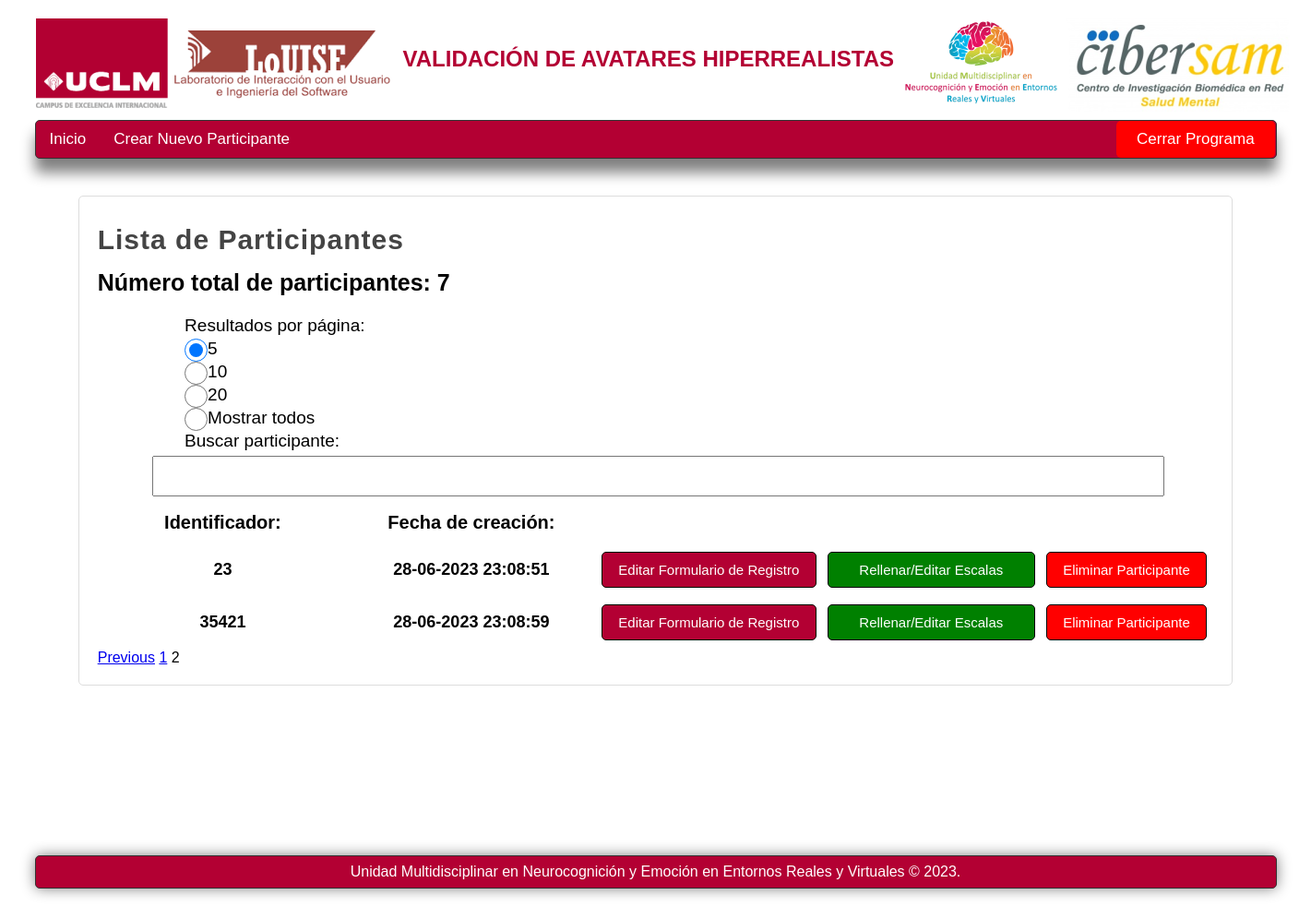
The app's page /listaparticipantes/control/?page=2&results=5 with its own data.
### appcarasrealistas.py (models this page shows)
class Formularioregistro(db.Model):
    __bind_key__ = 'datosappcarasrealistas'
    idparticipante = db.Column(db.Integer, primary_key=True)
    fechacreacion = db.Column(db.Text)
    fechaultimamodificacion = db.Column(db.Text)
    nhcparticipante = db.Column(db.Text)
    edad = db.Column(db.Text)
    genero = db.Column(db.Text)
    textogenero = db.Column(db.Text)
    etnia = db.Column(db.Text)
    estadocivil = db.Column(db.Text)
    provinciaresidencia = db.Column(db.Text)
    textoprovinciaresidencia = db.Column(db.Text)
    residencia = db.Column(db.Text)
    estudios = db.Column(db.Text)
    situacionprofesional = db.Column(db.Text)
    textosituacionprofesional = db.Column(db.Text)
    profesion = db.Column(db.Text)

### appcarasrealistas.py (the view)
@appcarasrealistas.route("/listaparticipantes/<string:tipoparticipante>/", methods=["GET", "POST"])
def listaparticipantes(tipoparticipante=""):
    if tipoparticipante == "control":
        nombretablabd = Formularioregistro
        tipolayout = 'layoutinicio2.html'
    listaparticipantes = nombretablabd.query.all()
    numeroparticipantes = len(listaparticipantes)
    page = int(request.args.get('page', 1))
    results_per_page = request.args.get('results', RESULTS_PER_PAGE_OPTIONS[0])
    if results_per_page == "all":
        results_per_page = numeroparticipantes
    else:
        results_per_page = int(results_per_page)
    search_query = request.args.get('search', '').strip()
    if search_query:
        listaparticipantes = [participante for participante in listaparticipantes if search_query in participante.nhcparticipante]
    total_pages = math.ceil(len(listaparticipantes) / results_per_page)
    start_index = (page - 1) * results_per_page
    end_index = start_index + results_per_page
    paginated_participantes = listaparticipantes[start_index:end_index]
    return render_template(
        "listaparticipantes.html",
        tipolayout=tipolayout,
        tipoparticipante=tipoparticipante,
        listaparticipantes=paginated_participantes,
        numeroparticipantes=numeroparticipantes,
        total_pages=total_pages,
        current_page=page,
        results_per_page=results_per_page,
        results_per_page_options=RESULTS_PER_PAGE_OPTIONS,
        search_query=search_query
    )

### templates/listaparticipantes.html (shortened to what this page needs)
{% extends tipolayout %}
{% block nav %}
    <li>
        <a href="/">Inicio</a>
    </li>
    {% if tipoparticipante == "control"%}
        <li>
            <a href="/formularioregistro/control">Crear Nuevo Participante</a>
        </li>
        <li>
            <a class="cerrarprogramabipolares1" href="/salir" onclick="return confirm('¿Estas seguro de que deseas cerrar el programa?')">Cerrar Programa</a>
        </li>
    {% endif %}
{% endblock %}
{% block content %}
    {% if tipoparticipante == "control"%}
        <h1 class="titulo2">Lista de Participantes</h1>
    {% endif %}
    <h3>Número total de participantes: {{ numeroparticipantes }}</h3>
    <br>
    <form method="get" action="/listaparticipantes/{{ tipoparticipante }}/" class="results-per-page-form">
        <label for="results-per-page-select">Resultados por página:</label>
        {% for option in results_per_page_options %}
            <label>
                <input type="radio" name="results" value="{{ option }}" {% if option == results_per_page %}checked{% endif %} onchange="this.form.submit()">
                {% if option == "all" %}
                    Mostrar todos
                {% else %}
                    {{ option }}
                {% endif %}
            </label>
        {% endfor %}
    </form>
    <form method="get" action="/listaparticipantes/{{ tipoparticipante }}/" class="search-form">
        <label for="search-input">Buscar participante:</label>
        <input type="text" id="search-input" name="search" value="{{ search_query }}" oninput="this.form.submit()" style="cursor: text;">
    </form>
    <div class="divtable">
        <table>
            <thead class="theadtable">
                <tr>
                    <td class="titulostablas1">Identificador:</td>
                    <td class="titulostablas1">Fecha de creación:</td>
                    <td class="titulostablas3"></td>
                    <td class="titulostablas4"></td>
                    <td class="titulostablas5"></td>
                </tr>
            </thead>
            <tbody class="tbodytable">
                {% for participante in listaparticipantes %}
                    <tr>
                        <td class="contenidotabla0">{{ participante.nhcparticipante }}</td>
                        <td class="contenidotabla0">{{ participante.fechacreacion }}</td>
                        <td class="contenidotabla3">
                            <a class="btn3" href="/formularioregistro/{{ tipoparticipante }}/{{ participante.idparticipante }}">Editar Formulario de Registro</a>
                        </td>
                        <td class="contenidotabla3">
                            <a class="btn8" href="/listaformulariosparticipante/{{ tipoparticipante }}/{{ participante.idparticipante }}/{{ participante.nhcparticipante}}/{{ participante.fechacreacion }}">Rellenar/Editar Escalas</a>
                        </td>
                        <td class="contenidotabla3">
                            <a class="btn7" href="/borrarparticipante/{{ tipoparticipante }}/{{ participante.idparticipante }}/{{ participante.nhcparticipante }}/{{ participante.fechacreacion }}" onclick="return confirm('¿Estas seguro de que deseas eliminar el participante: {{  participante.nhcparticipante }}?')">Eliminar Participante</a>
                        </td>
                    </tr>
                {% endfor %}
            </tbody>
        </table>
    </div>
    <div class="pagination">
        {% if current_page > 1 %}
            <a href="/listaparticipantes/{{ tipoparticipante }}/?page={{ current_page - 1 }}&results={{ results_per_page }}">Previous</a>
        {% endif %}
        {% for page_num in range(1, total_pages + 1) %}
            {% if page_num == current_page %}
                <span class="current-page">{{ page_num }}</span>
            {% else %}
                <a href="/listaparticipantes/{{ tipoparticipante }}/?page={{ page_num }}&results={{ results_per_page }}">{{ page_num }}</a>
            {% endif %}
        {% endfor %}
    </div>
{% endblock %}

### static/css/styles.css (style rules this page uses)
* { margin: 0px; padding: 0px; list-style: none; font-family: Arial; }
body { background-color: white; }
.box h3 { font-size: 25px; }
nav ul li { line-height: 40px; float: left; }
nav ul li a { list-style: none; text-decoration: none; display: block; padding-left: 15px; padding-right: 15px; color: white; }
.cerrarprogramabipolares1 { list-style: none; text-decoration: none; display: block; padding-left: 22px; padding-right: 22px; background: red; border-radius: 5px; color: white; margin-left: 881px; }
form { display: block; margin-left: auto; margin-right: auto; width: 1090.8px; }
.box form label { display: inline-block; padding: 0px; padding-left: 10px; padding-right: 10px; padding-top: 3px; font-size: 19px; }
.box form input { display: inline-block; padding: 0px; padding-left: 5px; padding-right: 5px; font-size: 21px; }
.box form input[type=radio] { float: left; height: 25px; width: 25px; }
.box form label { margin-left: 25px; display: block; }
.box form input[type="text"] { width: 1076.8px; padding: 8px; margin-bottom: 5px; margin-top: 5px; text-align: left; }
.titulo2 { color: #444444; letter-spacing: 1px; font-size: 30px; padding-bottom: 5px; margin-bottom: 10px; margin-top: 10px; }
.btn3 { text-decoration: none; font-size: 15px; padding: 10px; background: #B30033; color: white; border: 1px solid black; border-radius: 5px; display: block; text-align: center; }
.btn8 { text-decoration: none; font-size: 15px; padding: 10px; background: green; color: white; border: 1px solid black; border-radius: 5px; display: block; text-align: center; }
.btn7 { text-decoration: none; font-size: 15px; padding: 10px; background: red; color: white; border: 1px solid black; border-radius: 5px; display: block; text-align: center; }
table { table-layout: fixed; width: 100%; }
.divtable { text-align: center; }
.theadtable { font-size: 18px; font-weight: bold; }
.titulostablas1 { font-size: 20px; width: 145px; text-align: center; padding-top: 10px; padding-bottom: 10px; padding-left: 5px; padding-right: 5px; }
.titulostablas3 { width: 131px; text-align: center; padding-top: 10px; padding-bottom: 10px; padding-left: 5px; padding-right: 5px }
.titulostablas4 { width: 126px; text-align: center; padding-top: 10px; padding-bottom: 10px; padding-left: 5px; padding-right: 5px }
.titulostablas5 { width: 97px; text-align: center; padding-top: 10px; padding-bottom: 10px; padding-left: 5px; padding-right: 5px }
.tbodytable { text-align: center; font-size: 18px; width: min-content; }
.contenidotabla0 { padding: 5px; padding-top: 8px; padding-bottom: 8px; font-weight: bold; }
.contenidotabla3 { text-align: center; padding: 5px; padding-top: 8px; padding-bottom: 8px; }

### records on screen
Formularioregistro: nhcparticipante "23", fechacreacion "28-06-2023 23:08:51"
Formularioregistro: nhcparticipante "35421", fechacreacion "28-06-2023 23:08:59"

### other values on screen
{{ numeroparticipantes }} "7"
{{ option }} "5" "10" "20"
{{ page_num }} "1"
{{ page_num }} "2"
